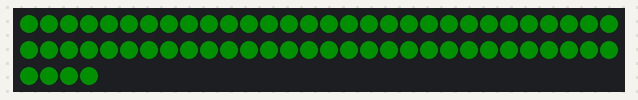
This sketch was run on a simulated Arduino Uno, built with avr-gcc and run on an emulated ATmega328P. Parts: 64 RGB LEDs in strip order, left to right, continuing on the next row. Dim RGB values are drawn brighter than linear; colours are those a GRB WS2812 strip shows for the declared byte order.

Above: at 0.06 s.
At 1.19 s:
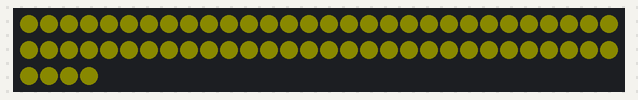
At 1.85 s:
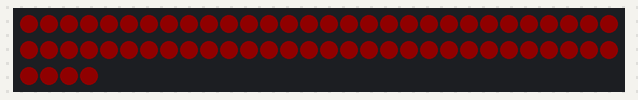
At 3.05 s:
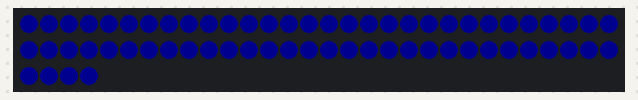
At 4.11 s:
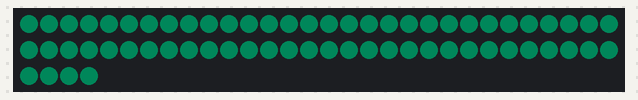

The sketch:

hues.ino
```cpp
#include "FastLED.h"

#define NUM_LEDS 64

CRGB leds[NUM_LEDS];
int hue = 0;
int sat = 255;
int val = 60;

void setup() {
  FastLED.addLeds<WS2812, 6>(leds, NUM_LEDS);
}

void loop() {
  for (int i=0; i<64; i++) {
    leds[i].setHSV(hue, sat, val);
  }
  FastLED.show();
  delay(15);
  hue++;
}
```

Measured:
- by itself, everything shown: repeats every 4.8 s, in 50 steps
